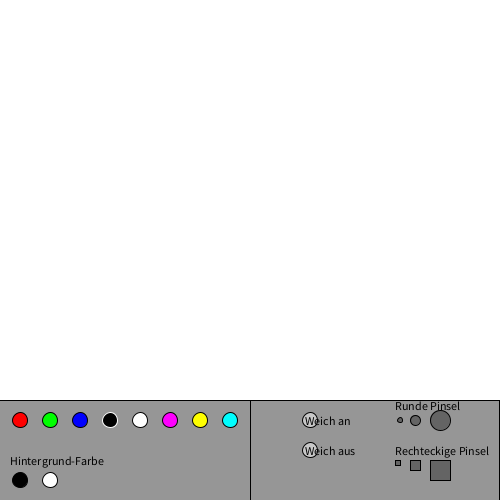
Frame 1 (no input)
Frame 60 (the mouse pressed at the canvas centre just before this capture): identical to frame 1, image omitted
Frame 120 (the mouse held since frame 60 and released just before this capture): identical to frame 1, image omitted

The Processing sketch that drew this single still picture (run headless with seeded random() and noise(); from frame 60 on, the mouse is pressed at the canvas centre):

// Processing sketch: processing_54158
// ── processing_54158.pde

/*

***********************************************************************
***********************************************************************
** ///////////////     //\\        ////    //\\     //    ////////// **
** //          //     //  \\       ////    // \\    //    ////////// **
** /////////////     //    \\      ////    //  \\   //       //      **
** //               // ==== \\     ////    //   \\  //       //      **
** //              //        \\    ////    //    \\ //       //      **
** //             //          \\   ////    //     \\//       //      **
***********************************************************************
***********************************************************************

by Eliad Lienhardt
   Media Production 2011

*/

// statischer anfang
void setup(){
size(500,500); //grösse des fensters
background(255); //hintergrundfarbe
smooth(); //weniger verpixelte rundungen
int zufall = constrain(int(random(0,255)),50,250); //generiert zufällige zahl zwischen 0 und 255, wobei der mindestwert bei 50 und maximalwert bei 250 liegt
fill(150); //setzt die oben generierte zahl für die füllung der palette ein
rect(-1,height*0.8,width,height*0.2); //getrennter abschnitt für die farbpalette
line(250,height*0.8,250,height); //trennt farbpallette



 //roter farbenbereich
noStroke();
fill(255,0,0);
stroke(0);
ellipse(20,height*0.84,15,15);

 //grüner farbenbereich
noStroke();
fill(0,255,0);
stroke(0);
ellipse(50,height*0.84,15,15);

 //blauer farbenbereich
noStroke();
fill(0,0,255);
stroke(0);
ellipse(80,height*0.84,15,15);

 //schwarzer farbenbereich
fill(0,0,0);
stroke(255,255,255);
ellipse(110,height*0.84,15,15);

 //weisser farbenbereich
fill(255,255,255);
stroke(0);
ellipse(140,height*0.84,15,15);

 //pinker farbenbereich
fill(255,0,255);
stroke(0);
ellipse(170,height*0.84,15,15);

//gelber farbenbereich
fill(255,255,0);
stroke(0);
ellipse(200,height*0.84,15,15);

//magenta farbenbereich
fill(0,255,255);
stroke(0);
ellipse(230,height*0.84,15,15);

 //schwarzer hintergrund
fill(0);
stroke(0);
ellipse(20,height*0.96,15,15);

 //weisser hintergrund
fill(255);
stroke(0);
ellipse(50,height*0.96,15,15);

 //kleiner pinsel
fill(100);
stroke(0);
ellipse(400,height*0.84,5,5);

 //mittlerer pinsel
fill(100);
stroke(0);
ellipse(415,height*0.84,10,10);

 //grosser pinsel
fill(100);
stroke(0);
ellipse(440,height*0.84,20,20);

 //grosser pinsel rechteck
fill(100);
stroke(0);
rect(430,height*0.92,20,20);

//mittlerer pinsel rechteck
fill(100);
stroke(0);
rect(410,height*0.92,10,10);

//kleiner pinsel rechteck
fill(100);
stroke(0);
rect(395,height*0.92,5,5);

 //weicher pinsel an
fill(200);
stroke(0);
ellipse(310,height*0.84,15,15);

//weicher pinsel aus
fill(200);
stroke(0);
ellipse(310,height*0.9,15,15);

//titel & beschreibungen
fill(0);
text("Weich an",305,height*0.85);
text("Weich aus",305,height*0.91);
text("Runde Pinsel",395,height*0.82);
text("Rechteckige Pinsel",395,height*0.91);
text("Hintergrund-Farbe",10,height*0.93);
}

//initialisiert farbenwert (standard = schwarz)
float r = -1;
float g = -1;
float b = -1;


//initialisiert pinselgrösse (standard = klein)
int groesse = 5;

//initialisiert pinselform (1 für kreis, 2 für rechteck)
int form = 1;

//initialisiert rechteckspinsel-grösse (standard = klein)
int groesseform = 5;

//initialisiert weicher pinsel
int weich = 500;


//initialisiert hintergrundfarbe
char hintergrund = 255;


//anfang schlaufe
void draw() { //anfang schleife


 
/*background(255);
 text(mouseX,mouseX,mouseY);
 text(mouseY,mouseX,mouseY-20);
*/


//setzt pinsel auf rot 
 if (mouseX >= 13 && mouseX <= 27 && mouseY >= height*0.826 && mouseY <= height*0.854 && mousePressed == true && mouseButton == LEFT){
   r = 255;
   g = 0;
   b = 0;
}

//setzt pinsel auf grün
if (mouseX >= 42 && mouseX <= 57 && mouseY >= height*0.826 && mouseY <= height*0.854 && mousePressed == true && mouseButton == LEFT){
   r = 0;
   g = 255;
   b = 0;
}

//setzt pinsel auf blau
if (mouseX >= 73 && mouseX <= 83 && mouseY >= height*0.826 && mouseY <= height*0.854 && mousePressed == true && mouseButton == LEFT){
   r = 0;
   g = 0;
   b = 255;
}

//setzt pinsel auf schwarz
if (mouseX >= 103 && mouseX <= 113 && mouseY >= height*0.826 && mouseY <= height*0.854 && mousePressed == true && mouseButton == LEFT){
   r = 0;
   g = 0;
   b = 0;
}

//setzt pinsel auf weiss
if (mouseX >= 133 && mouseX <= 143 && mouseY >= height*0.826 && mouseY <= height*0.854 && mousePressed == true && mouseButton == LEFT){
   r = 255;
   g = 255;
   b = 255;
}

//setzt pinsel auf pink
if (mouseX >= 163 && mouseX <= 173 && mouseY >= height*0.826 && mouseY <= height*0.854 && mousePressed == true && mouseButton == LEFT){
   r = 255;
   g = 0;
   b = 255;
  
}

//setzt pinsel auf gelb
if (mouseX >= 193 && mouseX <= 203 && mouseY >= height*0.826 && mouseY <= height*0.854 && mousePressed == true && mouseButton == LEFT){
   r = 255;
   g = 255;
   b = 0;
  
}

//setzt pinsel auf magenta
if (mouseX >= 223 && mouseX <= 233 && mouseY >= height*0.826 && mouseY <= height*0.854 && mousePressed == true && mouseButton == LEFT){
   r = 0;
   g = 255;
   b = 255;
  
}

//pinselgrösse gross  
if (mouseX >= 430 && mouseX <= 450 && mouseY >= height*0.84-10 && mouseY <=height*0.84+10 && mousePressed == true && mouseButton == LEFT){
   groesse = 20;
   form = 1;
   
}

//pinselgrösse mittel  
if (mouseX >= 410 && mouseX <= 420 && mouseY >= height*0.84-5 && mouseY <= height*0.84+5 && mousePressed == true && mouseButton == LEFT){
   groesse = 10;
   form = 1;
   
}

//pinselgrösse klein  
if (mouseX >= 397 && mouseX <= 402 && mouseY >= height*0.84-2.5 && mouseY <= height*0.84+2.5 && mousePressed == true && mouseButton == LEFT){
   groesse = 5;
   form = 1;
   
}

//rechteck-pinselgrösse gross  
if (mouseX >= 430 && mouseX <= 450 && mouseY >= height*0.92-10 && mouseY <= height*0.92+10 && mousePressed == true && mouseButton == LEFT){
   groesseform = 20;
   form = 2;
   
}
   
  //rechteck-pinselgrösse mittel  
if (mouseX >= 410 && mouseX <= 420 && mouseY >= height*0.92-5 && mouseY <= height*0.92+5 && mousePressed == true && mouseButton == LEFT){
   groesseform = 10;
   form = 2;
   
}

  //rechteck-pinselgrösse klein  
if (mouseX >= 395 && mouseX <= 400 && mouseY >= height*0.92-2.5 && mouseY <= height*0.92+2.5 && mousePressed == true && mouseButton == LEFT){
   groesseform = 5;
   form = 2;
   
}

//pinsel weich an, wenn man auf "weich an" klinkt (standard aus)
if(mouseX >= 302 && mouseX <= 318 && mouseY >= height*0.84-7.5 && mouseY <= height*0.84+7.5 && mousePressed == true && mouseButton == LEFT) {
    weich = 50;
  }
  
//pinsel weich aus, wenn man auf "weich aus" klickt
  if(mouseX >= 302 && mouseX <= 318 && mouseY >= height*0.9-7.5 && mouseY <= height*0.9+7.5 && mousePressed == true && mouseButton == LEFT) {
    weich = 500;
  }
 
  
  //setzt farbe auf schwarz
  if(mouseX >= 12 && mouseX <= 28 && mouseY >= height*0.96-7.5 && mouseY <= height*0.96+7.5 && mousePressed == true && mouseButton == LEFT) {
    hintergrund = 0;
    fill(hintergrund);
    rect(-1,-1,width,height-height*0.2);
  }
  
  //setzt hintergrundfarbe auf weiss
  if(mouseX >= 42 && mouseX <= 58 && mouseY >= height*0.96-7.5 && mouseY <= height*0.96+7.5 && mousePressed == true && mouseButton == LEFT) {
    hintergrund = 255;
    fill(hintergrund);
    rect(-1,-1,width,height-height*0.2);
  }
  
  

//pinsel (falls NICHT form2 bzw. rechteckspinsel gecklickt worden ist)
if (mouseX >= 0 && mouseX <= width && mouseY >= 0 && mouseY < height*0.8 && mousePressed == true && mouseButton == LEFT && form != 2){
  fill(r,g,b,weich);
  noStroke();
   ellipse(mouseX,mouseY,groesse,groesse);
}
//sonst eckiger pinsel
else {
  if (mouseX >= 0 && mouseX <= width && mouseY >= 0 && mouseY < height*0.8 && mousePressed == true && mouseButton == LEFT){  
  fill(r,g,b,weich);
  noStroke();
  rect(mouseX,mouseY,groesseform,groesseform);
}



// speichert durch drücken der taste 'S' ODER 's' das bild als jpg-datei ab
if (key == 's' || key == 'S') {
save("#.jpg");
String geklickt = "Sie haben das Meisterwerk gesichert!";
fill(255,0,0);
text(geklickt,width/2, height-3); //position passt sich immer der fensterbreite und -höhe an
}

}

}

void mousePressed(){
//zurücksetzten des malbereichs mit von links nach rechts bewegendem rechteck, sobald rechte maustaste gedrückt wird
if (mouseButton == RIGHT) {
  for(int bewegung = 0; bewegung < 400; bewegung++){
    fill(hintergrund);
rect(bewegung,-1,width,height-height*0.2);
if(bewegung == 400){
 bewegung = 0; 
}

}
    


}
}
